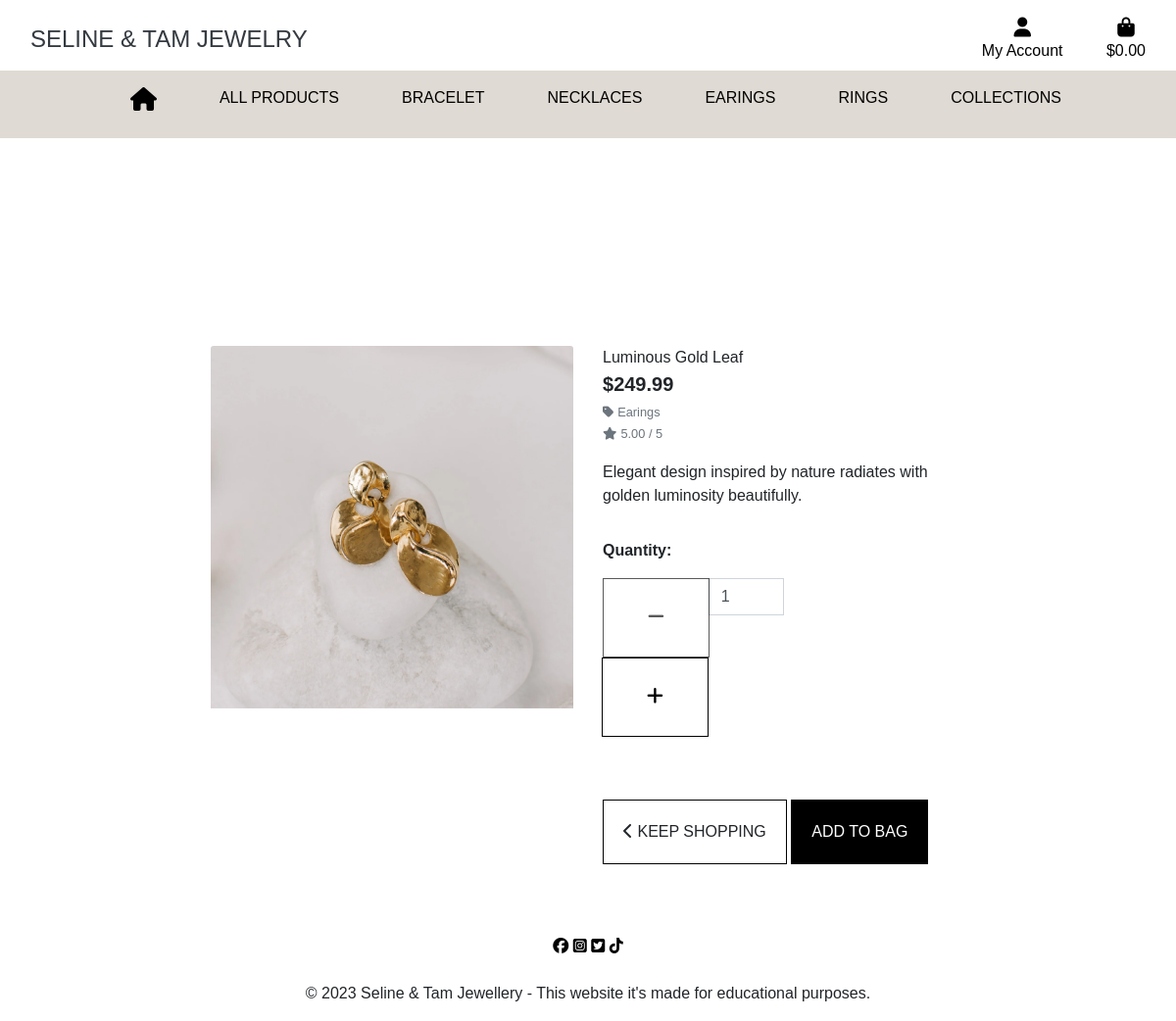
Screenshot of /products/42/ with the database file from the repository.
### products/models.py (models this page shows, shortened)
class Product(models.Model):
    collections = models.ForeignKey('Collections', null=True, blank=True, on_delete=models.SET_NULL)
    category = models.ForeignKey('Category', null=True, blank=True, on_delete=models.SET_NULL)
    sku = models.CharField(max_length=254, null=True, blank=True)
    name = models.CharField(max_length=254)
    description = models.TextField()
    price = models.DecimalField(max_digits=6, decimal_places=2)
    rating = models.DecimalField(max_digits=6, decimal_places=2, null=True, blank=True)
    image = models.ImageField(null=True, blank=True)

class Category(models.Model):
    class Meta:
        verbose_name_plural = 'Categories'
    name = models.CharField(max_length=254)
    friendly_name = models.CharField(max_length=254, null=True, blank=True)

### products/views.py (the view)
# urls.py: path('<int:product_id>/', views.detail_product, name='detail_product'),
def detail_product(request, product_id):
    product = get_object_or_404(Product, pk=product_id)
    context = {
        'product' : product,
    }
    return render(request, 'products/detail_product.html', context)

### shpbag/contexts.py (called while the page is built, shortened)
def shpbag_contents(request):
    bag_items = []
    total = 0
    product_count = 0
    bag = request.session.get('bag', {})
    delivery = total * Decimal(settings.STANDARD_DELIVERY_PERCENTAGE / 100)
    grand_total = delivery + total
    context = {
        'bag_items': bag_items,
        'total': total,
        'product_count': product_count,
        'delivery': delivery,
        'grand_total': grand_total,
    }
    return context

### products/templates/products/detail_product.html (shortened to what this page needs)
{% extends "base.html" %}
{% load static %}
{% block page_header %}
<div class="container header-container">
</div>
{% endblock %}
{% block content %}
<div class="overlay"></div>
<div class="container-fluid">
    <div class="row">
        <div class="col-12 col-md-6 col-lg-4 offset-lg-2">
            <div class="image-container my-5">
                {% if product.image %}
                <a href="{{ product.image.url }}" target="_blank">
                    <img class="card-img-top img-fluid" src="{{ product.image.url }}" alt="{{ product.name }}">
                </a>
                {% else %}
                <a href="">
                    <img class="card-img-top img-fluid" src="{{ MEDIA_URL }}noimage.png" alt="{{ product.name }}">
                </a>
                {% endif %}
            </div>
        </div>
        <div class="col-12 col-md-6 col-lg-4">
            <div class="product-details-container mb-5 mt-md-5">
                <p class="mb-0">{{ product.name }}</p>
                <p class="lead mb-0 text-left font-weight-bold">${{ product.price }}</p>
                {% if product.category %}
                <p class="small mt-1 mb-0">
                    <a class="text-muted" href="{% url 'products:products' %}?category={{ product.category.name }}">
                        <i class="fas fa-tag mr-1"></i>{{ product.category.friendly_name }}
                    </a>
                </p>
                {% endif %}
                {% if product.rating %}
                <small class="text-muted"><i class="fas fa-star mr-1"></i>{{ product.rating }} / 5</small>
                {% else %}
                <small class="text-muted">No Rating</small>
                {% endif %}
                <p class="mt-3">{{ product.description }}</p>
                <form class="form" action="{% url 'shpbag:add_to_bag' product.id %}" method="POST">
                    <div class="form-row">
                        <div class="col-12">
                            <p class="mt-3"><strong>Quantity:</strong></p>
                            <div class="form-group w-50">
                                <div class="input-group">
                                    <div class="input-group-prepend">
                                        <button class="decrement-qty btn btn-black rounded-0"
                                            data-item_id="{{ product.id }}" id="decrement-qty_{{ product.id }}">
                                            <span class="icon">
                                                <i class="fas fa-minus"></i>
                                            </span>
                                        </button>
                                    </div>
                                    <input class="form-control qty_input" type="number" name="quantity" value="1"
                                        min="1" max="99" data-item_id="{{ product.id }}" id="id_qty_{{ product.id }}">
                                    <div class="input-group-append">
                                        <button class="increment-qty btn btn-black rounded-0"
                                            data-item_id="{{ product.id }}" id="decrement-qty_{{ product.id }}">
                                            <span class="icon">
                                                <i class="fas fa-plus"></i>
                                            </span>
                                        </button>
                                    </div>
                                </div>
                            </div>
                        </div>
                        <div class="col-12">
                            <a href="{% url 'products:products' %}" class="btn keep-shp rounded-0 mt-5">
                                <span class="icon">
                                    <i class="fas fa-chevron-left"></i>
                                </span>
                                <span class="text-uppercase">Keep Shopping</span>
                            </a>
                            <input type="submit" class="btn add-to-bag rounded-0 text-uppercase mt-5"
                                value="Add to Bag">
                        </div>
                    </div>
                </form>
            </div>
        </div>
    </div>
</div>
{% endblock %}

### static/css/style.css (style rules this page uses)
html { box-sizing: border-box; width: 100%; height: 100vh; }
body { background-color: #f1eee9; font-family: Fira Sans, sans-serif; }
.btn-black { background: rgba(255, 255, 255, 0.445); color: rgb(0, 0, 0); padding: 25px; padding-left: 45px; padding-right: 45px; font-size: 1.2rem; border: 1px solid black; }
.overlay { height: 100%; width: 100%; top: 0; left: 0; position: fixed; background: white; z-index: -1; }
.add-to-bag { background: black; color: white; padding: 20px; font-size: 1rem; border: 1px solid black; }
.keep-shp { font-family: Fira Sans, sans-serif; border: 1px solid black; padding: 20px; font-size: 1rem; }
@media (min-width: 1200px) { .container { max-width: 80%; } }
@media (min-width: 992px) { .header-container { padding-top: 164px; } }

### rows the page displays
Product: image (picture), name "Luminous Gold Leaf", price "249.99", category.friendly_name "Earings", rating "5.00", description "Elegant design inspired by nature radiates with golden luminosity beautifully."
